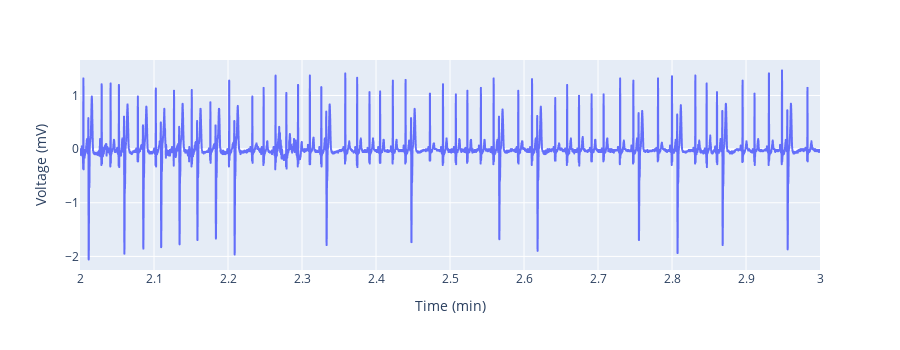

Write notebook code for a chart like this one.
### Code cell
fig = make_ecg_plot(df)
fig.update_yaxes(fixedrange=True)
fig.show()

### Figure 1 — Plotly figure (JSON) as saved in the notebook; plotly's stock layout.template omitted (floating-point values rounded to 4 significant figures; data arrays with more than 128 entries replaced by an {"elided": "..."} marker saying what was removed)
{"data": [{"hovertemplate": "Time (min)=%{x}<br>Voltage (mV)=%{y}<extra></extra>", "legendgroup": "", "line": {"color": "#636efa", "dash": "solid"}, "marker": {"symbol": "circle"}, "mode": "lines", "name": "", "showlegend": false, "type": "scattergl", "x": {"elided": "15000 float values"}, "xaxis": "x", "y": {"elided": "15000 float values"}, "yaxis": "y"}], "layout": {"height": 350, "legend": {"tracegroupgap": 0}, "margin": {"t": 60}, "xaxis": {"anchor": "y", "domain": [0, 1], "title": {"text": "Time (min)"}}, "yaxis": {"anchor": "x", "domain": [0, 1], "fixedrange": true, "title": {"text": "Voltage (mV)"}}}}
